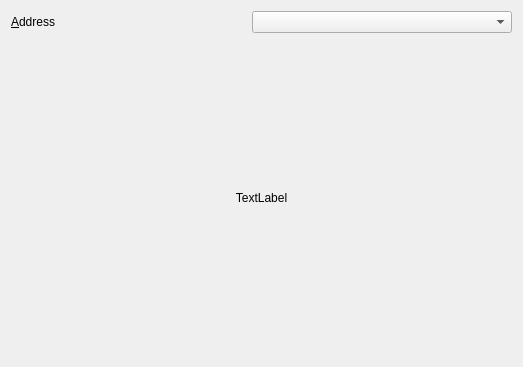
<?xml version="1.0" encoding="UTF-8"?>
<ui version="4.0">
 <class>QrDialog</class>
 <widget class="QDialog" name="QrDialog">
  <property name="geometry">
   <rect>
    <x>0</x>
    <y>0</y>
    <width>523</width>
    <height>367</height>
   </rect>
  </property>
  <property name="windowTitle">
   <string notr="true">ALS QR Code</string>
  </property>
  <layout class="QVBoxLayout" name="verticalLayout">
   <item>
    <layout class="QHBoxLayout" name="horizontalLayout">
     <item>
      <widget class="QLabel" name="lbl_qr_address">
       <property name="text">
        <string>&amp;Address</string>
       </property>
       <property name="buddy">
        <cstring>cmb_qr_address</cstring>
       </property>
      </widget>
     </item>
     <item>
      <widget class="QComboBox" name="cmb_qr_address">
       <property name="minimumSize">
        <size>
         <width>260</width>
         <height>0</height>
        </size>
       </property>
      </widget>
     </item>
    </layout>
   </item>
   <item>
    <widget class="QLabel" name="lblQR">
     <property name="text">
      <string>TextLabel</string>
     </property>
     <property name="alignment">
      <set>Qt::AlignCenter</set>
     </property>
    </widget>
   </item>
  </layout>
 </widget>
 <resources/>
 <connections/>
</ui>
